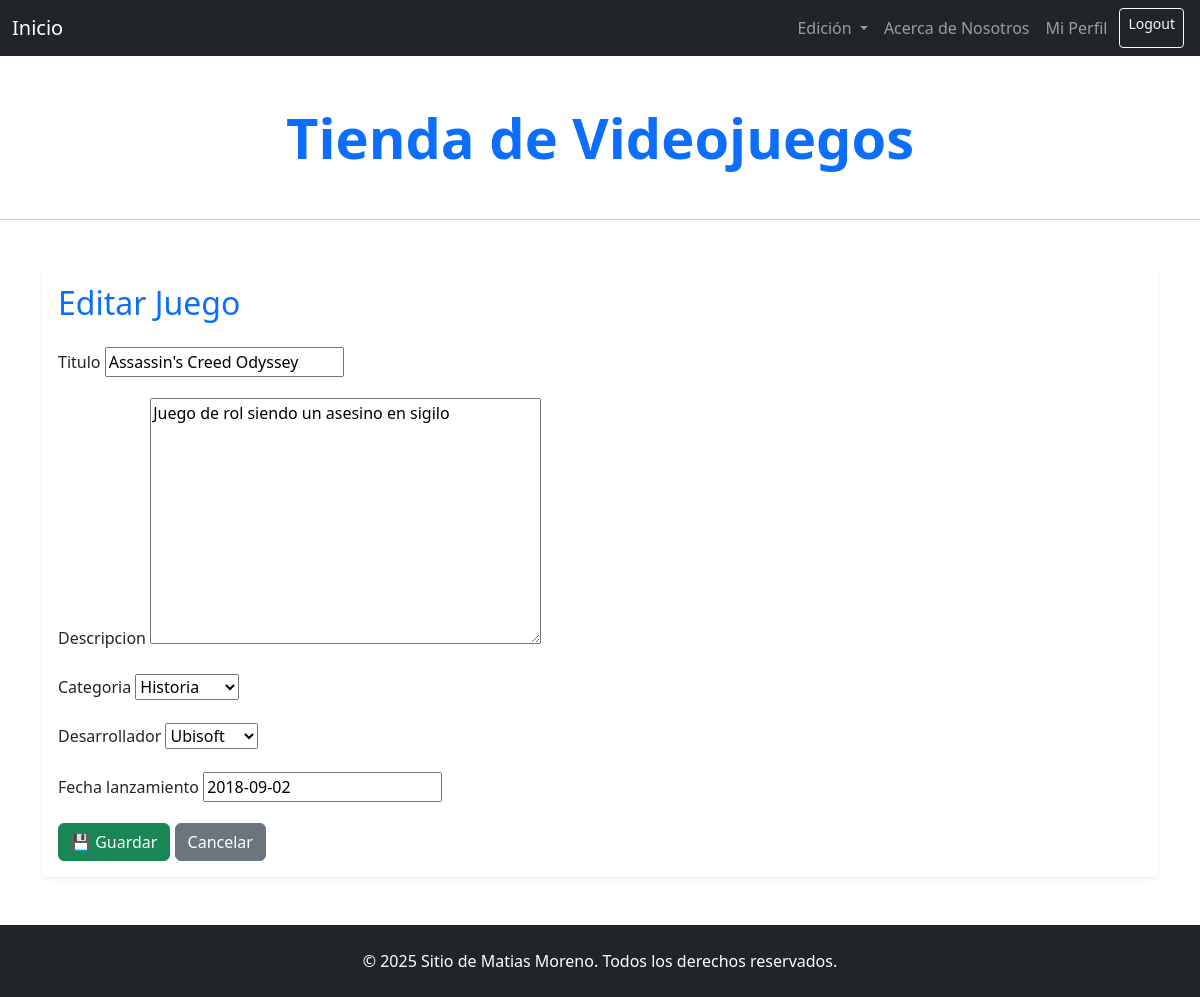
Page /juego/editar/2/ (signed in) on the committed database.
### blog/models.py (models this page shows, shortened)
class Juego(models.Model):
    titulo = models.CharField(max_length=100)
    descripcion = models.TextField()
    categoria = models.ForeignKey(Categoria, on_delete=models.CASCADE)
    desarrollador = models.ForeignKey(Desarrollador, on_delete=models.CASCADE)
    fecha_lanzamiento = models.DateField()

### blog/views.py (the view)
# urls.py: path('juego/editar/<int:juego_id>/', views.editar_juego, name='editar_juego'),
@login_required
def editar_juego(request, juego_id):
    juego = get_object_or_404(Juego, id=juego_id)
    if request.method == 'POST':
        form = JuegoForm(request.POST, instance=juego)
        if form.is_valid():
            form.save()
            messages.success(request, "Juego actualizado correctamente ✏️")
            return redirect('detalle_juego', juego_id=juego.id)
    else:
        form = JuegoForm(instance=juego)
    return render(request, 'blog/formulario.html', {'form': form, 'titulo': 'Editar Juego'})

### blog/forms.py
class JuegoForm(forms.ModelForm):
    class Meta:
        model = Juego
        fields = '__all__'

### blog/models.py (called while the page is built)
    def __str__(self):
        return self.nombre

    def __str__(self):
        return self.nombre

### blog/templates/blog/formulario.html (shortened to what this page needs)
<!DOCTYPE html>
<html>
<head>
</head>
<body>
    {% extends 'blog/base.html' %}
    {% block contenido %}
    <div class="container mt-5">
        <div class="card shadow-sm border-0">
            <div class="card-body">
                <h2 class="card-title text-primary mb-4">{{ titulo }}</h2>
                <form method="post">
                    {% for field in form %}
                        <div class="mb-3">
                            <label class="form-label">{{ field.label }}</label>
                            {{ field }}
                        </div>
                    {% endfor %}
                    <button type="submit" class="btn btn-success">💾 Guardar</button>
                    <a href="{% url 'listar_juegos' %}" class="btn btn-secondary">Cancelar</a>
                </form>
            </div>
        </div>
    </div>
    {% endblock %}

### rows in the picture
Juego: form "Assassin's Creed Odyssey" "Juego de rol siendo un asesino en sigilo" "Historia" "Ubisoft" "2018-09-02"

### other values in the picture
{{ titulo }} "Editar Juego"
{{ field.label }} "Titulo" "Descripcion" "Categoria" "Desarrollador" "Fecha lanzamiento"
